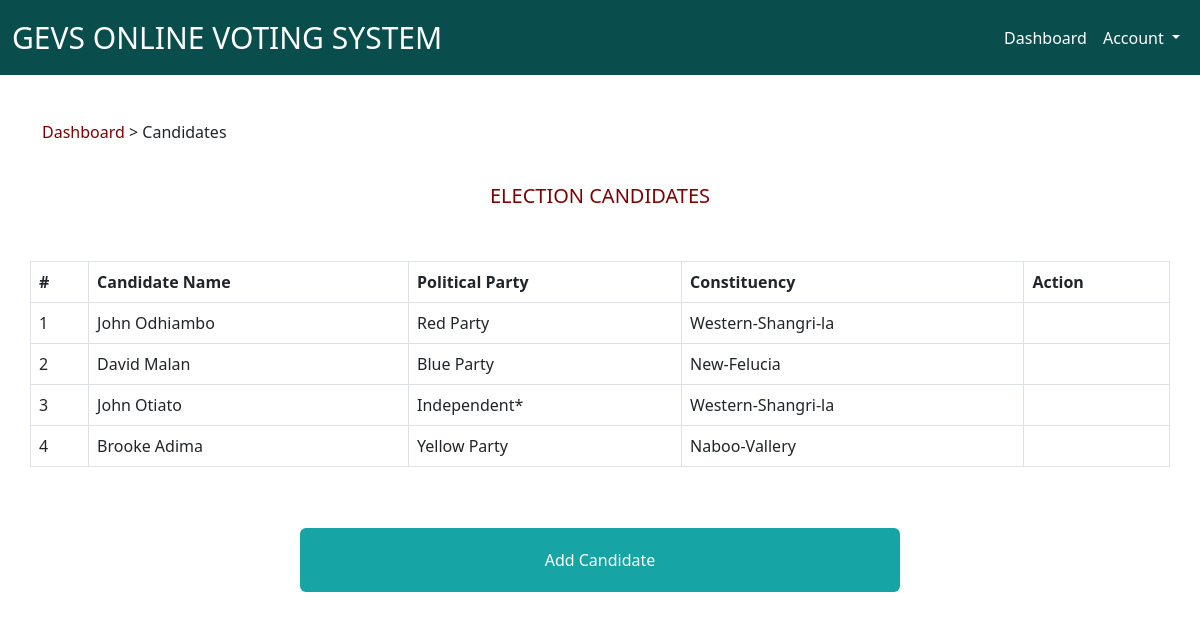
The page /electionOfficer/candidates.php (signed in) on the database its author committed.
### tables this page shows
CREATE TABLE `candidate` (
  `id` int(11) NOT NULL,
  `fullName` varchar(255) NOT NULL,
  `politicalParty` varchar(200) NOT NULL,
  `constituency` varchar(200) NOT NULL,
  `date_created` datetime DEFAULT current_timestamp()
);

### electionOfficer/candidates.php (the view, shortened to what this page needs)
<?php
include_once "./functions/functions.php";
$pdo = databaseConnection();
?>
<?= headerTemplate('ELECTION OFFICER | CANDIDATES'); ?>
<?= dashboardNavbarTemplate(); ?>
<div class="breadcrumb">
    <div class="container">
        <div class="row">
            <span><a href="index.php?page=electionOfficer/dashboard">Dashboard</a> > Candidates</span>
        </div>
    </div>
</div>
<div class="page-heading text-center">
    <div class="container">
        <div class="row">
            <h3>ELECTION CANDIDATES</h3>
        </div>
    </div>
</div>
<div class="table_list">
    <div class="container">
        <div class="row">
            <table class="table table-bordered">
                <?php
                $sql = $pdo->prepare("SELECT * FROM candidate");
                $sql->execute();
                $database_election_candidate = $sql->fetchAll(PDO::FETCH_ASSOC);
                $num = 1;
                ?>
                <thead>
                    <tr>
                        <th>#</th>
                        <th>Candidate Name</th>
                        <th>Political Party</th>
                        <th>Constituency</th>
                        <th>Action</th>
                    </tr>
                </thead>
                <?php foreach ($database_election_candidate as $election_candidate) : ?>
                    <tbody>
                        <td><?= $num++; ?></td>
                        <td><?= $election_candidate["fullName"]; ?></td>
                        <td><?= $election_candidate["politicalParty"]; ?></td>
                        <td><?= $election_candidate["constituency"]; ?></td>
                        <td></td>
                    </tbody>
                <?php endforeach; ?>
            </table>
        </div>
    </div>
</div>
<div class="add">
    <div class="container w-50">
        <div class="row">
            <a href="index.php?page=electionOfficer/addCandidate">Add Candidate</a>
        </div>
    </div>
</div>

### functions/functions.php (shortened to what this page needs)
<?php
function headerTemplate($title){
    $element = "
        <!DOCTYPE html>
        <html lang=\"en\">
        <head>
        <title>$title</title>
        <meta charset=\"utf-8\">
        <meta name=\"viewport\" content=\"width=device-width, initial-scale=1.0\">
        <meta name=\"keywords\" content=\"HTML5, PHP, MySQL, Javascript\">
        <meta name=\"description\" content=\"This is an online voting system\">
        <meta http-equiv=\"X-UA-Compatible\" content=\"IE=edge\">
        <link rel=\"stylesheet\" type=\"text/css\" href=\"./css/styles.css\">
        <link rel=\"stylesheet\" href=\"./css/bootstrap.min.css\">
        <script src= \"https://ajax.googleapis.com/ajax/libs/jquery/3.4.0/jquery.min.js\"></script>
        </head>
    ";
    echo $element;
}
function dashboardNavbarTemplate(){
    $element = "
        <nav class=\"navbar navbar-expand-lg bg-body-tertiary\">
            <div class=\"container-fluid\">
                <a href=\"index.php?page=electionOfficer/dashboard\" class=\"navbar-brand\">GEVS ONLINE VOTING SYSTEM</a>
                <button class=\"navbar-toggler\" type=\"button\" data-bs-toggle=\"collapse\" data-bs-target=\"#navbarSupportedContent\" aria-controls=\"navbarSupportedContent\" aria-expanded=\"false\" aria-label=\"Toggle navigation\">
                    <span class=\"navbar-toggler-icon\"></span>
                </button>
             <div class=\"collapse navbar-collapse justify-content-end\" id=\"navbarSupportedContent\">
                <ul class=\"navbar-nav\">
                    <li class=\"nav-item\">
                        <a class=\"nav-link active\" aria-current=\"page\" href=\"#\">Dashboard</a>
                    </li>
                    <li class=\"nav-item dropdown\">
                        <a class=\"nav-link dropdown-toggle\" href=\"#\" role=\"button\" data-bs-toggle=\"dropdown\" aria-expanded=\"false\">
                             Account
                        </a>
                        <ul class=\"dropdown-menu\">
                            <li><a class=\"dropdown-item\" href=\"index.php?page=electionOfficer/account\">Profile</a></li>
                            <li><a class=\"dropdown-item\" href=\"index.php?page=electionOfficer/logout\">Logout</a></li>
                        </ul>
                </li>
                </ul>
            </div>
        </div>
    </nav>
    ";
    echo $element;
}

### css/styles.css (style rules this page uses)
:root { --main-color: #fff; --primary-color: #094d4d; --secondary-color: #16a4a4; --tertiary-color: #800000; --dark-color: #000; }
* { margin: 0; padding: 0; box-sizing: border-box; scroll-behavior: smooth; }
.navbar { background-color: var(--primary-color); height: 75px; }
.navbar .navbar-brand { color: var(--main-color); font-size: 30px; font-weight: 500; }
.navbar .navbar-nav .nav-item a { color: var(--main-color); font-size: 16px; }
.breadcrumb { margin-top: 45px; }
.breadcrumb a { text-decoration: none; color: var(--tertiary-color); }
.page-heading { margin-top: 40px; }
.page-heading h3 { font-size: 20px; color: var(--tertiary-color); font-weight: 400; }
.table_list { margin: 45px 0; }
.add { margin-top: 40px; }
.add a { text-decoration: none; color: var(--main-color); background-color: var(--secondary-color); padding: 20px 10px; text-align: center; border-radius: 6px; }

### rows shown on the page
candidate: fullName "John Odhiambo", politicalParty "Red Party", constituency "Western-Shangri-la"
candidate: fullName "David Malan", politicalParty "Blue Party", constituency "New-Felucia"
candidate: fullName "John Otiato", politicalParty "Independent*", constituency "Western-Shangri-la"
candidate: fullName "Brooke Adima", politicalParty "Yellow Party", constituency "Naboo-Vallery"
